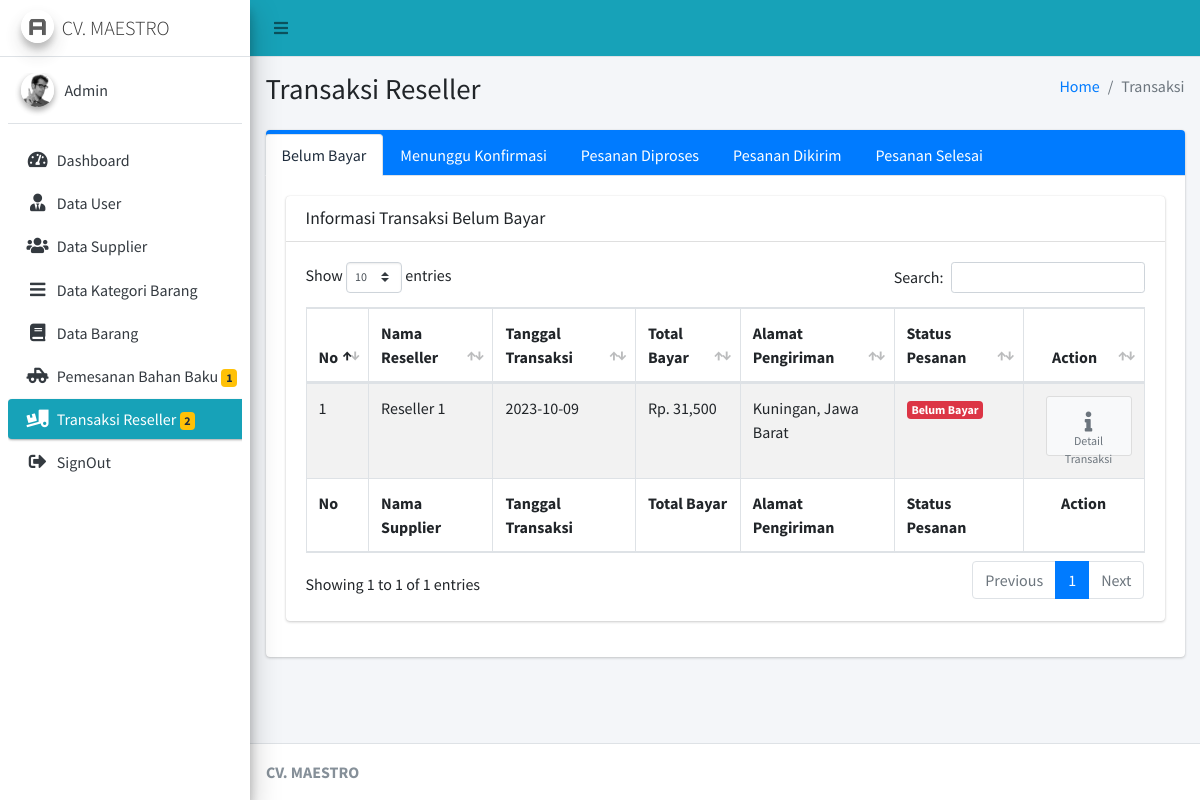
Page /Admin/cTransaksiReseller (signed in) on the committed database.
### tables this page shows
CREATE TABLE `po_barang` (
  `id_po_bar` int(11) NOT NULL,
  `id_reseller` int(11) NOT NULL,
  `tgl_tran_bar` varchar(20) NOT NULL,
  `tot_bay_bar` varchar(20) NOT NULL,
  `stat_bay_bar` int(11) NOT NULL,
  `bukti_bay_bar` text NOT NULL,
  `stat_order_bar` int(11) NOT NULL,
  `alamat_kirim_bar` text NOT NULL
);

CREATE TABLE `reseller` (
  `id_reseller` int(11) NOT NULL,
  `nama_reseller` varchar(125) NOT NULL,
  `alamat_reseller` text NOT NULL,
  `no_hp_reseller` varchar(15) NOT NULL,
  `jk` varchar(20) NOT NULL,
  `username_reseller` varchar(50) NOT NULL,
  `password_reseller` varchar(50) NOT NULL
);

### application/controllers/Admin/cTransaksiReseller.php (called while the page is built, shortened)
<?php
class cTransaksiReseller extends CI_Controller
{
	public function __construct()
	{
		$this->load->model('mTransaksiReseller');
	}
	public function index()
	{
		$data = array(
			'transaksi' => $this->mTransaksiReseller->transaksi_admin()
		);
		$this->load->view('Admin/Layout/head');
		$this->load->view('Admin/Layout/aside');
		$this->load->view('Admin/TransaksiReseller/vTransaksi', $data);
		$this->load->view('Admin/Layout/footer');
	}
}

### index.php (called while the page is built, shortened)
<?php
require_once BASEPATH.'core/CodeIgniter.php';

### application/models/mTransaksiReseller.php (called while the page is built, shortened)
<?php
class mTransaksiReseller extends CI_Model
{
	public function transaksi_admin()
	{
		$this->db->select('*');
		$this->db->from('po_barang');
		$this->db->join('reseller', 'po_barang.id_reseller = reseller.id_reseller', 'left');
		return $this->db->get()->result();
	}
}

### application/views/Admin/TransaksiReseller/vTransaksi.php (the view, shortened to what this page needs)
<div class="content-wrapper">
	<section class="content-header">
		<div class="container-fluid">
			<div class="row mb-2">
				<div class="col-sm-6">
					<h1>Transaksi Reseller</h1>
				</div>
				<div class="col-sm-6">
					<ol class="breadcrumb float-sm-right">
						<li class="breadcrumb-item"><a href="#">Home</a></li>
						<li class="breadcrumb-item active">Transaksi</li>
					</ol>
				</div>
			</div>
		</div>
	</section>
	<section class="content">
		<div class="container-fluid">
			<div class="row">
				<div class="col-12 col-sm-12">
					<div class="card card-primary card-tabs">
						<div class="card-header p-0 pt-1">
							<ul class="nav nav-tabs" id="custom-tabs-one-tab" role="tablist">
								<li class="nav-item">
									<a class="nav-link active" id="custom-tabs-one-home-tab" data-toggle="pill" href="#custom-tabs-one-home" role="tab" aria-controls="custom-tabs-one-home" aria-selected="true">Belum Bayar</a>
								</li>
								<li class="nav-item">
									<a class="nav-link" id="custom-tabs-one-profile-tab" data-toggle="pill" href="#custom-tabs-one-profile" role="tab" aria-controls="custom-tabs-one-profile" aria-selected="false">Menunggu Konfirmasi</a>
								</li>
								<li class="nav-item">
									<a class="nav-link" id="custom-tabs-one-messages-tab" data-toggle="pill" href="#custom-tabs-one-messages" role="tab" aria-controls="custom-tabs-one-messages" aria-selected="false">Pesanan Diproses</a>
								</li>
								<li class="nav-item">
									<a class="nav-link" id="custom-tabs-one-settings-tab" data-toggle="pill" href="#custom-tabs-one-settings" role="tab" aria-controls="custom-tabs-one-settings" aria-selected="false">Pesanan Dikirim</a>
								</li>
								<li class="nav-item">
									<a class="nav-link" id="custom-tabs-one-selesai-tab" data-toggle="pill" href="#custom-tabs-one-selesai" role="tab" aria-controls="custom-tabs-one-settings" aria-selected="false">Pesanan Selesai</a>
								</li>
							</ul>
						</div>
						<div class="card-body">
							<div class="tab-content" id="custom-tabs-one-tabContent">
								<div class="tab-pane fade show active" id="custom-tabs-one-home" role="tabpanel" aria-labelledby="custom-tabs-one-home-tab">
									<div class="card">
										<div class="card-header">
											<h3 class="card-title">Informasi Transaksi Belum Bayar</h3>
										</div>
										<div class="card-body">
											<table class="example1 table table-bordered table-striped">
												<thead>
													<tr>
														<th>No</th>
														<th>Nama Reseller</th>
														<th>Tanggal Transaksi</th>
														<th>Total Bayar</th>
														<th>Alamat Pengiriman</th>
														<th>Status Pesanan</th>
														<th class="text-center">Action</th>
													</tr>
												</thead>
												<tbody>
													<?php
													$no = 1;
													foreach ($transaksi as $key => $value) {
														if ($value->stat_order_bar == '0') {
													?>
															<tr>
																<td><?= $no++ ?></td>
																<td><?= $value->nama_reseller ?></td>
																<td><?= $value->tgl_tran_bar ?></td>
																<td>Rp. <?= number_format($value->tot_bay_bar)  ?></td>
																<td><?= $value->alamat_kirim_bar ?></td>
																<td><?php
																	if ($value->stat_order_bar == '0') {
																	?>
																		<span class="badge badge-danger">Belum Bayar</span>
																	<?php
																	} else if ($value->stat_order_bar == '1') {
																	?>
																		<span class="badge badge-warning">Menunggu Konfirmasi</span>
																	<?php
																	} else if ($value->stat_order_bar == '2') {
																	?>
																		<span class="badge badge-info">Pesanan Diproses</span>
																	<?php
																	} else if ($value->stat_order_bar == '3') {
																	?>
																		<span class="badge badge-primary">Pesanan Dikirim</span>
																	<?php
																	} else if ($value->stat_order_bar == '4') {
																	?>
																		<span class="badge badge-success">Selesai</span>
																	<?php
																	}
																	?>
																</td>
																<td class="text-center"> <a href="<?= base_url('Admin/cTransaksiReseller/detail_transaksi/' . $value->id_po_bar) ?>" class="btn btn-app">
																		<i class="fas fa-info"></i> Detail Transaksi
																	</a> </td>
															</tr>
													<?php
														}
													}
													?>
												</tbody>
												<tfoot>
													<tr>
														<th>No</th>
														<th>Nama Supplier</th>
														<th>Tanggal Transaksi</th>
														<th>Total Bayar</th>
														<th>Alamat Pengiriman</th>
														<th>Status Pesanan</th>
														<th class="text-center">Action</th>
													</tr>
												</tfoot>
											</table>
										</div>
									</div>
								</div>
							</div>
						</div>
					</div>
				</div>
			</div>
		</div>
	</section>
</div>

### rows in the picture
po_barang: id_reseller.nama_reseller "Reseller 1", tgl_tran_bar "2023-10-09", tot_bay_bar "31,500", alamat_kirim_bar "Kuningan, Jawa Barat", stat_order_bar "Belum Bayar"

### other values in the picture
$data_pemesanan_bb->jml "1"
$data->jml "2"
